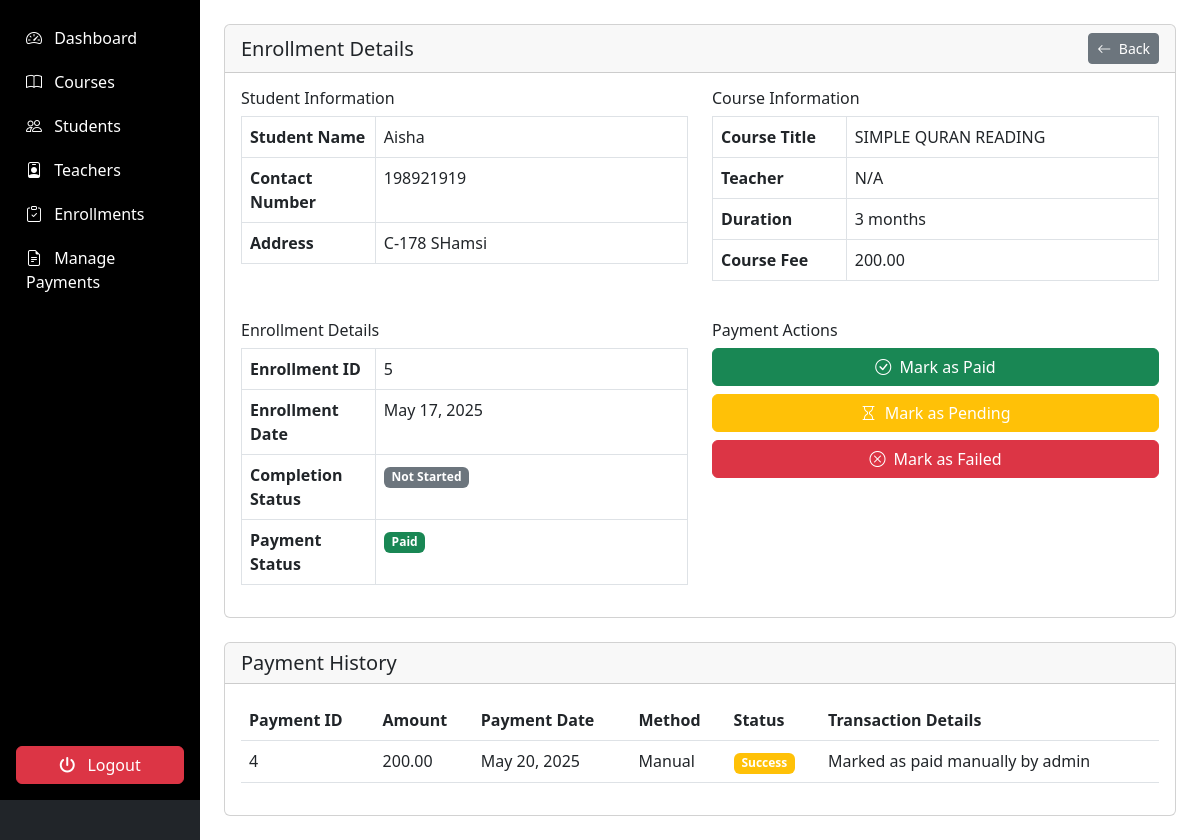
The page /admin/enrollments/view_enrollment.php?id=5 (signed in) on the database its author committed.
### tables this page shows
CREATE TABLE `enrollments` (
  `enrollment_id` int(11) NOT NULL,
  `student_id` int(11) NOT NULL,
  `course_id` int(11) NOT NULL,
  `enrollment_date` timestamp NOT NULL DEFAULT current_timestamp(),
  `completion_status` enum('not_started','in_progress','completed') DEFAULT 'not_started',
  `payment_status` enum('pending','paid','failed') DEFAULT 'pending',
  `transaction_id` varchar(100) DEFAULT NULL
);

CREATE TABLE `students` (
  `student_id` int(11) NOT NULL,
  `user_id` int(11) NOT NULL,
  `full_name` varchar(100) NOT NULL,
  `address` text DEFAULT NULL,
  `contact_number` varchar(20) DEFAULT NULL,
  `parent_name` varchar(100) DEFAULT NULL,
  `parent_contact` varchar(20) DEFAULT NULL,
  `previous_education` text DEFAULT NULL,
  `profile_image` varchar(255) DEFAULT NULL
);

CREATE TABLE `courses` (
  `course_id` int(11) NOT NULL,
  `title` varchar(100) NOT NULL,
  `description` text DEFAULT NULL,
  `image_url` varchar(255) DEFAULT NULL,
  `teacher_id` int(11) DEFAULT NULL,
  `duration` varchar(50) DEFAULT NULL,
  `price` decimal(10,2) DEFAULT NULL,
  `is_featured` tinyint(1) DEFAULT 0,
  `created_at` timestamp NOT NULL DEFAULT current_timestamp(),
  `updated_at` timestamp NOT NULL DEFAULT current_timestamp() ON UPDATE current_timestamp(),
  `is_deleted` tinyint(1) DEFAULT 0,
  `status` enum('draft','ready','started','completed') DEFAULT 'draft'
);

CREATE TABLE `payments` (
  `payment_id` int(11) NOT NULL,
  `enrollment_id` int(11) NOT NULL,
  `amount` decimal(10,2) NOT NULL,
  `payment_date` timestamp NOT NULL DEFAULT current_timestamp(),
  `payment_method` varchar(50) DEFAULT NULL,
  `status` enum('success','failed','pending') DEFAULT 'pending',
  `transaction_details` text DEFAULT NULL
);

### admin/enrollments/view_enrollment.php (the view, shortened to what this page needs)
<?php
require_once '../../includes/auth.php';
$enrollmentId = $_GET['id'];
$stmt = $db->prepare("
    SELECT e.*,
           s.full_name as student_name, s.contact_number as student_contact, s.address as student_address,
           c.title as course_title, c.price as course_price, c.duration as course_duration,
           t.full_name as teacher_name
    FROM enrollments e
    JOIN students s ON e.student_id = s.student_id
    JOIN courses c ON e.course_id = c.course_id
    LEFT JOIN teachers t ON c.teacher_id = t.teacher_id
    WHERE e.enrollment_id = ?
");
$stmt->execute([$enrollmentId]);
$enrollment = $stmt->fetch();
$stmt2 = $db->prepare("
    SELECT * FROM payments
    WHERE enrollment_id = ?
    ORDER BY payment_date DESC
");
$stmt2->execute([$enrollmentId]);
$payments = $stmt2->fetchAll();
?>
<!DOCTYPE html>
<html lang="en">
<head>
</head>
<body>
   <div class="container-fluid">
  <div class="row">
    <nav class="col-md-2 d-none d-md-block p-0 bg-dark sidebar" id="sidebar">
      <?php include '../includes/sidebar.php'; ?>
    </nav>
        <main class="col-md-10 ms-sm-auto p-4">
                <div class="card mb-4">
                    <div class="card-header d-flex justify-content-between align-items-center">
                        <h5 class="mb-0">Enrollment Details</h5>
                        <div>
                            <a href="manage_enrollments.php" class="btn btn-sm btn-secondary">
                                <i class="bi bi-arrow-left me-1"></i> Back
                            </a>
                        </div>
                    </div>
                    <div class="card-body">
                        <div class="row">
                            <div class="col-md-6">
                                <h6>Student Information</h6>
                                <table class="table table-bordered">
                                    <tr>
                                        <th width="30%">Student Name</th>
                                        <td><?= htmlspecialchars($enrollment['student_name']) ?></td>
                                    </tr>
                                    <tr>
                                        <th>Contact Number</th>
                                        <td><?= htmlspecialchars($enrollment['student_contact']) ?></td>
                                    </tr>
                                    <tr>
                                        <th>Address</th>
                                        <td><?= htmlspecialchars($enrollment['student_address']) ?></td>
                                    </tr>
                                </table>
                            </div>
                            <div class="col-md-6">
                                <h6>Course Information</h6>
                                <table class="table table-bordered">
                                    <tr>
                                        <th width="30%">Course Title</th>
                                        <td><?= htmlspecialchars($enrollment['course_title']) ?></td>
                                    </tr>
                                    <tr>
                                        <th>Teacher</th>
                                        <td><?= htmlspecialchars($enrollment['teacher_name'] ?? 'N/A') ?></td>
                                    </tr>
                                    <tr>
                                        <th>Duration</th>
                                        <td><?= htmlspecialchars($enrollment['course_duration']) ?></td>
                                    </tr>
                                    <tr>
                                        <th>Course Fee</th>
                                        <td><?= number_format($enrollment['course_price'], 2) ?></td>
                                    </tr>
                                </table>
                            </div>
                        </div>
                        <div class="row mt-4">
                            <div class="col-md-6">
                                <h6>Enrollment Details</h6>
                                <table class="table table-bordered">
                                    <tr>
                                        <th width="30%">Enrollment ID</th>
                                        <td><?= $enrollment['enrollment_id'] ?></td>
                                    </tr>
                                    <tr>
                                        <th>Enrollment Date</th>
                                        <td><?= date('M d, Y', strtotime($enrollment['enrollment_date'])) ?></td>
                                    </tr>
                                    <tr>
                                        <th>Completion Status</th>
                                        <td>
                                            <?php
                                            $statusClass = [
                                                'not_started' => 'secondary',
                                                'in_progress' => 'info',
                                                'completed' => 'success'
                                            ];
                                            ?>
                                            <span class="badge bg-<?= $statusClass[$enrollment['completion_status']] ?>">
                                                <?= ucwords(str_replace('_', ' ', $enrollment['completion_status'])) ?>
                                            </span>
                                        </td>
                                    </tr>
                                    <tr>
                                        <th>Payment Status</th>
                                        <td>
                                            <span class="badge bg-<?= $enrollment['payment_status'] === 'paid' ? 'success' : ($enrollment['payment_status'] === 'failed' ? 'danger' : 'warning') ?>">
                                                <?= ucfirst($enrollment['payment_status']) ?>
                                            </span>
                                        </td>
                                    </tr>
                                </table>
                            </div>
                            <div class="col-md-6">
                                <h6>Payment Actions</h6>
                                <div class="d-grid gap-2">
                                    <a href="?id=<?= $enrollmentId ?>&mark=paid" class="btn btn-success" onclick="return confirm('Mark as paid?')">
                                        <i class="bi bi-check-circle me-1"></i> Mark as Paid
                                    </a>
                                    <a href="?id=<?= $enrollmentId ?>&mark=pending" class="btn btn-warning text-white" onclick="return confirm('Mark as pending?')">
                                        <i class="bi bi-hourglass me-1"></i> Mark as Pending
                                    </a>
                                    <a href="?id=<?= $enrollmentId ?>&mark=failed" class="btn btn-danger" onclick="return confirm('Mark as failed?')">
                                        <i class="bi bi-x-circle me-1"></i> Mark as Failed
                                    </a>
                                </div>
                            </div>
                        </div>
                    </div>
                </div>
                <div class="card">
                    <div class="card-header">
                        <h5 class="mb-0">Payment History</h5>
                    </div>
                    <div class="card-body">
                        <?php if (empty($payments)): ?>
                        <div class="alert alert-info">No payment records found.</div>
                        <?php else: ?>
                        <div class="table-responsive">
                            <table class="table table-hover">
                                <thead>
                                    <tr>
                                        <th>Payment ID</th>
                                        <th>Amount</th>
                                        <th>Payment Date</th>
                                        <th>Method</th>
                                        <th>Status</th>
                                        <th>Transaction Details</th>
                                    </tr>
                                </thead>
                                <tbody>
                                    <?php foreach ($payments as $payment): ?>
                                    <tr>
                                        <td><?= $payment['payment_id'] ?></td>
                                        <td><?= number_format($payment['amount'], 2) ?></td>
                                        <td><?= date('M d, Y', strtotime($payment['payment_date'])) ?></td>
                                        <td><?= ucfirst($payment['payment_method']) ?></td>
                                        <td>
                                            <span class="badge bg-<?= $payment['status'] === 'paid' ? 'success' : ($payment['status'] === 'failed' ? 'danger' : 'warning') ?>">
                                                <?= ucfirst($payment['status']) ?>
                                            </span>
                                        </td>
                                        <td><?= htmlspecialchars($payment['transaction_details']) ?></td>
                                    </tr>
                                    <?php endforeach; ?>
                                </tbody>
                            </table>
                        </div>
                        <?php endif; ?>
                    </div>
                </div>
            </div>
        </div>
</body>
</html>

### admin/includes/sidebar.php (style rules this page uses)
.sidebar { background-color: black; }

### rows shown on the page
enrollments: student.full_name "Aisha", student.contact_number "198921919", student.address "C-178 SHamsi", course.title "SIMPLE QURAN READING", course.duration "3 months", course.price "200.00", enrollment_id "5", enrollment_date "May 17, 2025", completion_status "Not Started", payment_status "Paid"
payments: payment_id "4", amount "200.00", payment_date "May 20, 2025", payment_method "Manual", status "Success", transaction_details "Marked as paid manually by admin"

### other values the page prints
$enrollment['teacher_name'] "N/A"
